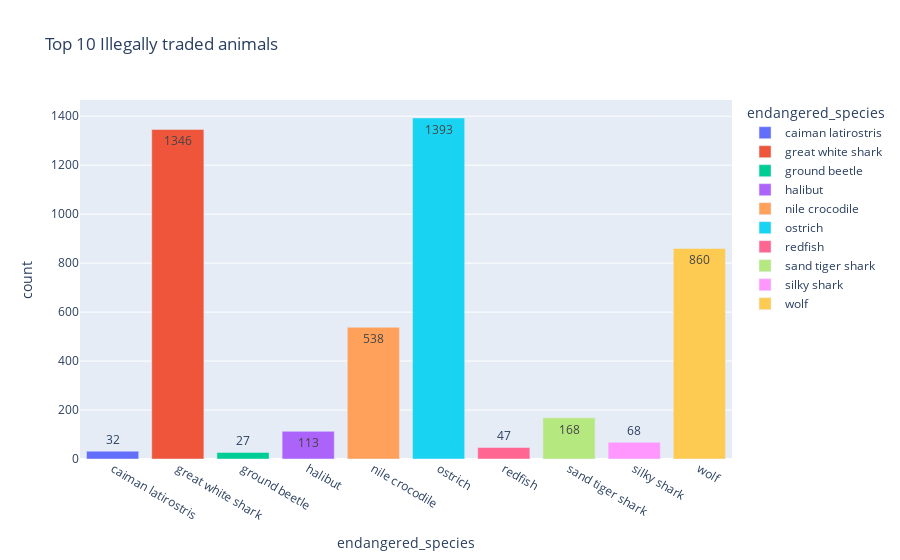

Notebook cell for this chart:
### Code cell
fig = px.bar(top_10_illegally_traded_wildlife, y='count', x='endangered_species', color='endangered_species',
             title="Top 10 Illegally traded animals", text=top_10_illegally_traded_wildlife['count'].astype(str))
fig.show()

### Figure 1 — Plotly figure (JSON) as saved in the notebook; plotly's stock layout.template omitted (floating-point values rounded to 4 significant figures)
{"data": [{"alignmentgroup": "True", "hovertemplate": "endangered_species=%{x}<br>count=%{y}<br>text=%{text}<extra></extra>", "legendgroup": "caiman latirostris", "marker": {"color": "#636efa", "pattern": {"shape": ""}}, "name": "caiman latirostris", "offsetgroup": "caiman latirostris", "orientation": "v", "showlegend": true, "text": ["32"], "textposition": "auto", "type": "bar", "x": ["caiman latirostris"], "xaxis": "x", "y": [32], "yaxis": "y"}, {"alignmentgroup": "True", "hovertemplate": "endangered_species=%{x}<br>count=%{y}<br>text=%{text}<extra></extra>", "legendgroup": "great white shark", "marker": {"color": "#EF553B", "pattern": {"shape": ""}}, "name": "great white shark", "offsetgroup": "great white shark", "orientation": "v", "showlegend": true, "text": ["1346"], "textposition": "auto", "type": "bar", "x": ["great white shark"], "xaxis": "x", "y": [1346], "yaxis": "y"}, {"alignmentgroup": "True", "hovertemplate": "endangered_species=%{x}<br>count=%{y}<br>text=%{text}<extra></extra>", "legendgroup": "ground beetle", "marker": {"color": "#00cc96", "pattern": {"shape": ""}}, "name": "ground beetle", "offsetgroup": "ground beetle", "orientation": "v", "showlegend": true, "text": ["27"], "textposition": "auto", "type": "bar", "x": ["ground beetle"], "xaxis": "x", "y": [27], "yaxis": "y"}, {"alignmentgroup": "True", "hovertemplate": "endangered_species=%{x}<br>count=%{y}<br>text=%{text}<extra></extra>", "legendgroup": "halibut", "marker": {"color": "#ab63fa", "pattern": {"shape": ""}}, "name": "halibut", "offsetgroup": "halibut", "orientation": "v", "showlegend": true, "text": ["113"], "textposition": "auto", "type": "bar", "x": ["halibut"], "xaxis": "x", "y": [113], "yaxis": "y"}, {"alignmentgroup": "True", "hovertemplate": "endangered_species=%{x}<br>count=%{y}<br>text=%{text}<extra></extra>", "legendgroup": "nile crocodile", "marker": {"color": "#FFA15A", "pattern": {"shape": ""}}, "name": "nile crocodile", "offsetgroup": "nile crocodile", "orientation": "v", "showlegend": true, "text": ["538"], "textposition": "auto", "type": "bar", "x": ["nile crocodile"], "xaxis": "x", "y": [538], "yaxis": "y"}, {"alignmentgroup": "True", "hovertemplate": "endangered_species=%{x}<br>count=%{y}<br>text=%{text}<extra></extra>", "legendgroup": "ostrich", "marker": {"color": "#19d3f3", "pattern": {"shape": ""}}, "name": "ostrich", "offsetgroup": "ostrich", "orientation": "v", "showlegend": true, "text": ["1393"], "textposition": "auto", "type": "bar", "x": ["ostrich"], "xaxis": "x", "y": [1393], "yaxis": "y"}, {"alignmentgroup": "True", "hovertemplate": "endangered_species=%{x}<br>count=%{y}<br>text=%{text}<extra></extra>", "legendgroup": "redfish", "marker": {"color": "#FF6692", "pattern": {"shape": ""}}, "name": "redfish", "offsetgroup": "redfish", "orientation": "v", "showlegend": true, "text": ["47"], "textposition": "auto", "type": "bar", "x": ["redfish"], "xaxis": "x", "y": [47], "yaxis": "y"}, {"alignmentgroup": "True", "hovertemplate": "endangered_species=%{x}<br>count=%{y}<br>text=%{text}<extra></extra>", "legendgroup": "sand tiger shark", "marker": {"color": "#B6E880", "pattern": {"shape": ""}}, "name": "sand tiger shark", "offsetgroup": "sand tiger shark", "orientation": "v", "showlegend": true, "text": ["168"], "textposition": "auto", "type": "bar", "x": ["sand tiger shark"], "xaxis": "x", "y": [168], "yaxis": "y"}, {"alignmentgroup": "True", "hovertemplate": "endangered_species=%{x}<br>count=%{y}<br>text=%{text}<extra></extra>", "legendgroup": "silky shark", "marker": {"color": "#FF97FF", "pattern": {"shape": ""}}, "name": "silky shark", "offsetgroup": "silky shark", "orientation": "v", "showlegend": true, "text": ["68"], "textposition": "auto", "type": "bar", "x": ["silky shark"], "xaxis": "x", "y": [68], "yaxis": "y"}, {"alignmentgroup": "True", "hovertemplate": "endangered_species=%{x}<br>count=%{y}<br>text=%{text}<extra></extra>", "legendgroup": "wolf", "marker": {"color": "#FECB52", "pattern": {"shape": ""}}, "name": "wolf", "offsetgroup": "wolf", "orientation": "v", "showlegend": true, "text": ["860"], "textposition": "auto", "type": "bar", "x": ["wolf"], "xaxis": "x", "y": [860], "yaxis": "y"}], "layout": {"barmode": "relative", "legend": {"title": {"text": "endangered_species"}, "tracegroupgap": 0}, "title": {"text": "Top 10 Illegally traded animals"}, "xaxis": {"anchor": "y", "categoryarray": ["caiman latirostris", "great white shark", "ground beetle", "halibut", "nile crocodile", "ostrich", "redfish", "sand tiger shark", "silky shark", "wolf"], "categoryorder": "array", "domain": [0, 1], "title": {"text": "endangered_species"}}, "yaxis": {"anchor": "x", "domain": [0, 1], "title": {"text": "count"}}}}
